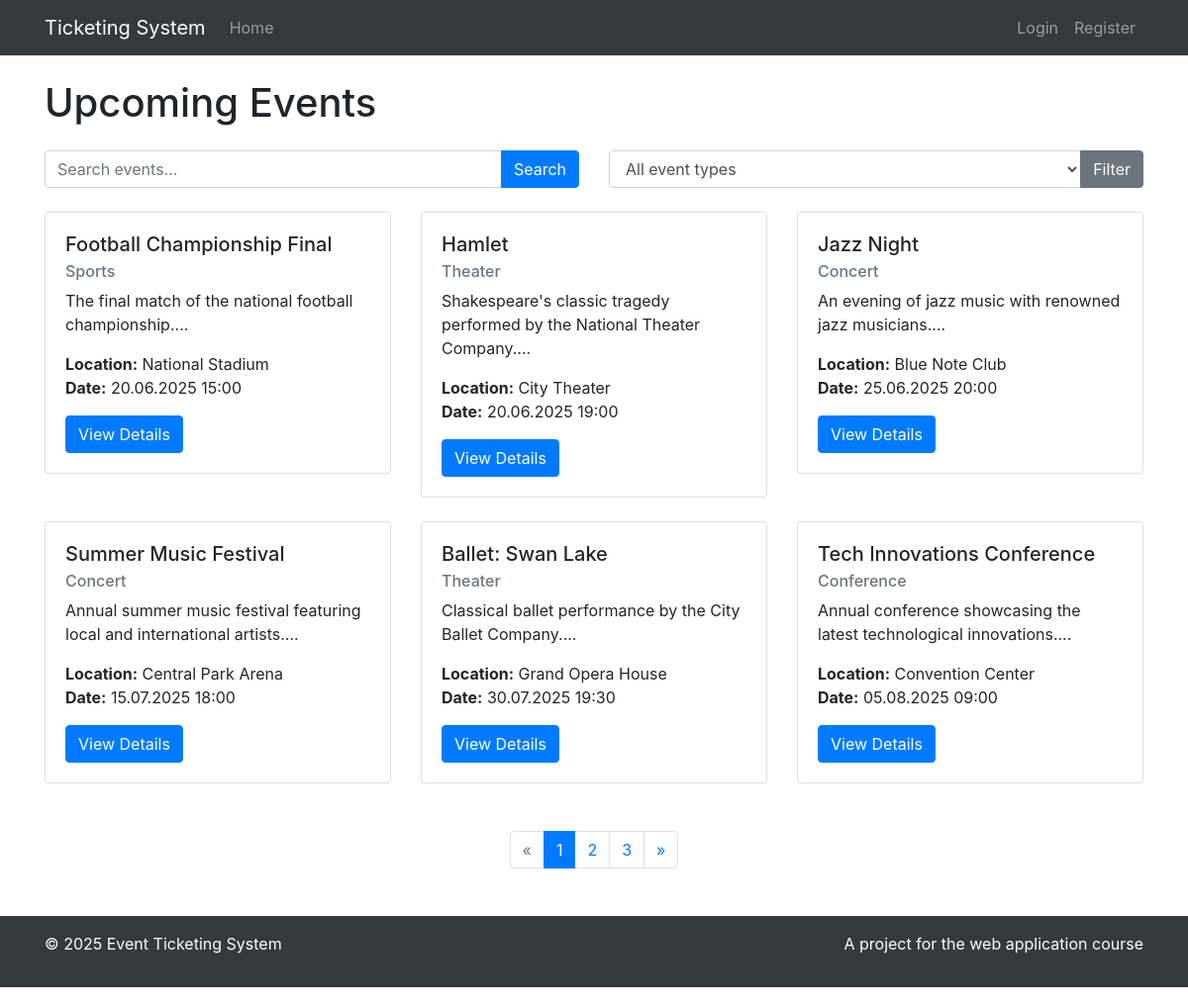
Screenshot of /code/index.php with the database file from the repository.
### tables this page shows
CREATE TABLE `sp_events` (
  `id` INT NOT NULL AUTO_INCREMENT,
  `title` VARCHAR(255) NOT NULL,
  `description` TEXT,
  `location` VARCHAR(255),
  `start_datetime` DATETIME NOT NULL,
  `end_datetime` DATETIME NOT NULL,
  `event_type_id` INT NOT NULL,
  `created_by` INT NOT NULL,
  `created_at` DATETIME DEFAULT CURRENT_TIMESTAMP,
  `updated_at` DATETIME DEFAULT CURRENT_TIMESTAMP ON UPDATE CURRENT_TIMESTAMP,
  `version` INT NOT NULL DEFAULT 1,
  `lock_timestamp` DATETIME DEFAULT NULL,
  `locked_by_user_id` INT DEFAULT NULL,
  PRIMARY KEY (`id`),
  CONSTRAINT `fk_events_type` FOREIGN KEY (`event_type_id`) REFERENCES `sp_event_types`(`id`),
  CONSTRAINT `fk_events_user` FOREIGN KEY (`created_by`) REFERENCES `sp_users`(`id`),
  CONSTRAINT `fk_events_locked_by` FOREIGN KEY (`locked_by_user_id`) REFERENCES `sp_users`(`id`) ON DELETE SET NULL,
  INDEX `idx_lock_user` (`locked_by_user_id`, `lock_timestamp`)
);

CREATE TABLE `sp_event_types` (
  `id` INT NOT NULL AUTO_INCREMENT,
  `name` VARCHAR(100) NOT NULL,
  `version` INT NOT NULL DEFAULT 1,
  PRIMARY KEY (`id`)
);

### code/includes/init.php (called while the page is built, shortened)
<?php
require_once __DIR__ . '/../database/Database.php';
require_once __DIR__ . '/../models/Event.php';
require_once __DIR__ . '/../database/EventDb.php';
function isLoggedIn()
{
    return isset($_SESSION['user_id']);
}
function escape($str)
{
    return htmlspecialchars($str, ENT_QUOTES, 'UTF-8');
}
function formatDate($date, $format = 'd.m.Y H:i')
{
    $dateObj = new DateTime($date);
    return $dateObj->format($format);
}

### code/database/Database.php (called while the page is built, shortened)
<?php
class Database
{
    private static $instance = null;
    private $connection;
    private function __construct()
    {
        try {
            $this->connection = new PDO(
                "mysql:host=" . DB_HOST . ";dbname=" . DB_NAME . ";charset=utf8mb4",
                DB_USER,
                DB_PASS,
                [
                    PDO::ATTR_ERRMODE => PDO::ERRMODE_EXCEPTION,
                    PDO::ATTR_DEFAULT_FETCH_MODE => PDO::FETCH_ASSOC,
                    PDO::ATTR_EMULATE_PREPARES => false
                ]
            );
        } catch (PDOException $e) {
            die("Database connection failed: " . $e->getMessage());
        }
    }
    public static function getInstance()
    {
        if (self::$instance === null) {
            self::$instance = new Database();
        }
        return self::$instance;
    }
    public function query($query, $params = [])
    {
        try {
            $stmt = $this->connection->prepare($query);
            $stmt->execute($params);
            return $stmt;
        } catch (PDOException $e) {
            die("Query failed: " . $e->getMessage());
        }
    }
    public function fetch($query, $params = [])
    {
        $stmt = $this->query($query, $params);
        return $stmt->fetch();
    }
    public function fetchAll($query, $params = [])
    {
        $stmt = $this->query($query, $params);
        return $stmt->fetchAll();
    }
}

### code/database/EventDb.php (called while the page is built, shortened)
<?php
require_once __DIR__ . '/Database.php';
require_once __DIR__ . '/../models/Event.php';
class EventDb
{
    private $db;
    public function __construct()
    {
        $this->db = Database::getInstance();
    }
    public function getPaginatedEvents($page = 1, $perPage = 10, $includeEnded = false)
    {
        $offset = ($page - 1) * $perPage;
        $sql = "SELECT e.*, et.name as event_type_name
                FROM sp_events e
                JOIN sp_event_types et ON e.event_type_id = et.id";
        if (!$includeEnded) {
            $sql .= " WHERE e.end_datetime >= NOW()";
        }
        $sql .= " ORDER BY e.start_datetime ASC LIMIT ? OFFSET ?";
        $events = $this->db->fetchAll($sql, [$perPage, $offset]);
        $eventObjects = [];
        foreach ($events as $event) {
            $eventObjects[] = new Event($event);
        }
        $total = $this->countEvents($includeEnded);
        return [
            'events' => $eventObjects,
            'total' => $total
        ];
    }
    public function countEvents($includeEnded = false)
    {
        $sql = "SELECT COUNT(*) as count FROM sp_events";
        if (!$includeEnded) {
            $sql .= " WHERE end_datetime >= NOW()";
        }
        $result = $this->db->fetch($sql);
        return $result ? (int)$result['count'] : 0;
    }
}

### code/models/Event.php (called while the page is built, shortened)
<?php
class Event
{
    public function __construct($data = null)
    {
        if ($data) {
            $this->id = $data['id'] ?? null;
            $this->title = $data['title'] ?? null;
            $this->description = $data['description'] ?? null;
            $this->location = $data['location'] ?? null;
            $this->start_datetime = $data['start_datetime'] ?? null;
            $this->event_type_name = $data['event_type_name'] ?? null;
        }
    }
}

### code/index.php (the view, shortened to what this page needs)
<?php
require_once 'includes/init.php';
$eventModel = new EventDb();
$page = isset($_GET['page']) ? (int)$_GET['page'] : 1;
$perPage = 6;
$page = max(1, $page);
$isSearching = false;
$typeFilter = null;
$paginatedData = null;
if (isset($_GET['type']) && !empty($_GET['type'])) {
    $typeId = (int)$_GET['type'];
    $typeFilter = $typeId;
    $paginatedData = $eventModel->getPaginatedEventsByType($typeId, $page, $perPage);
} else {
    $paginatedData = $eventModel->getPaginatedEvents($page, $perPage);
}
$paginatedEvents = $paginatedData['events'];
$totalEvents = $paginatedData['total'];
$totalPages = ceil($totalEvents / $perPage);
$page = min($page, max(1, $totalPages));
include 'views/header.php';
?>
<div class="container mt-4">
    <h1 class="mb-4">Upcoming Events</h1>
    <div class="row mb-4">
        <div class="col-md-6">
            <form method="get" action="index.php" class="form-inline">
                <div class="input-group w-100">
                    <input type="text" name="search" class="form-control" placeholder="Search events..." value="<?php echo isset($_GET['search']) ? escape($_GET['search']) : ''; ?>">
                    <div class="input-group-append">
                        <button type="submit" class="btn btn-primary">Search</button>
                    </div>
                </div>
            </form>
        </div>
        <div class="col-md-6">
            <form method="get" action="index.php" class="form-inline">
                <div class="input-group w-100">
                    <select name="type" class="form-control">
                        <option value="">All event types</option>
                    </select>
                    <div class="input-group-append">
                        <button type="submit" class="btn btn-secondary">Filter</button>
                    </div>
                </div>
            </form>
        </div>
    </div>
    <?php if (!$isSearching): ?>
        <div class="row">
            <?php if (empty($paginatedEvents)): ?>
                <div class="col-12">
                    <div class="alert alert-info">
                        No upcoming events at the moment. Please check back later.
                    </div>
                </div>
            <?php else: ?>
                <?php foreach ($paginatedEvents as $event): ?>
                    <div class="col-md-4 mb-4">
                        <div class="card">
                            <div class="card-body">
                                <h5 class="card-title"><?php echo escape($event->title); ?></h5>
                                <h6 class="card-subtitle mb-2 text-muted"><?php echo escape($event->event_type_name); ?></h6>
                                <p class="card-text"><?php echo escape(substr($event->description, 0, 100)) . '...'; ?></p>
                                <p class="card-text">
                                    <strong>Location:</strong> <?php echo escape($event->location); ?><br>
                                    <strong>Date:</strong> <?php echo formatDate($event->start_datetime); ?>
                                </p>
                                <a href="event.php?id=<?php echo $event->id; ?>" class="btn btn-primary">View Details</a>
                            </div>
                        </div>
                    </div>
                <?php endforeach; ?>
            <?php endif; ?>
        </div>
        <?php if ($totalPages > 1): ?>
            <nav aria-label="Page navigation" class="mt-4">
                <ul class="pagination justify-content-center">
                    <li class="page-item <?php echo ($page <= 1) ? 'disabled' : ''; ?>">
                        <a class="page-link" href="?page=<?php echo $page - 1; ?><?php echo $typeFilter ? '&type=' . $typeFilter : ''; ?>" aria-label="Previous">
                            <span aria-hidden="true">&laquo;</span>
                        </a>
                    </li>
                    <?php for ($i = 1; $i <= $totalPages; $i++): ?>
                        <li class="page-item <?php echo ($page == $i) ? 'active' : ''; ?>">
                            <a class="page-link" href="?page=<?php echo $i; ?><?php echo $typeFilter ? '&type=' . $typeFilter : ''; ?>">
                                <?php echo $i; ?>
                            </a>
                        </li>
                    <?php endfor; ?>
                    <li class="page-item <?php echo ($page >= $totalPages) ? 'disabled' : ''; ?>">
                        <a class="page-link" href="?page=<?php echo $page + 1; ?><?php echo $typeFilter ? '&type=' . $typeFilter : ''; ?>" aria-label="Next">
                            <span aria-hidden="true">&raquo;</span>
                        </a>
                    </li>
                </ul>
            </nav>
        <?php endif; ?>
    <?php endif; ?>
</div>
<?php
include 'views/footer.php';
?>

### code/views/header.php (shortened to what this page needs)
<!DOCTYPE html>
<html lang="cs">
<head>
    <link rel="stylesheet" href="https://stackpath.bootstrapcdn.com/bootstrap/4.5.2/css/bootstrap.min.css">
    <link rel="stylesheet" href="https://cdnjs.cloudflare.com/ajax/libs/font-awesome/5.15.1/css/all.min.css">
    <link rel="stylesheet" href="<?php echo SITE_URL; ?>/assets/css/style.css">
</head>
<body>
    <header>
        <nav class="navbar navbar-expand-lg navbar-dark bg-dark">
            <div class="container">
                <a class="navbar-brand" href="<?php echo SITE_URL; ?>/">Ticketing System</a>
                <div class="collapse navbar-collapse" id="navbarNav">
                    <ul class="navbar-nav mr-auto">
                        <li class="nav-item">
                            <a class="nav-link" href="<?php echo SITE_URL; ?>/">Home</a>
                        </li>
                    </ul>
                    <ul class="navbar-nav">
                        <?php if (isLoggedIn()): ?>
                            <li class="nav-item">
                                <span class="nav-link">Hello, <?php echo escape($_SESSION['user_name']); ?></span>
                            </li>
                            <li class="nav-item">
                                <a class="nav-link" href="<?php echo SITE_URL; ?>/logout.php">Logout</a>
                            </li>
                        <?php else: ?>
                            <li class="nav-item">
                                <a class="nav-link" href="<?php echo SITE_URL; ?>/login.php">Login</a>
                            </li>
                            <li class="nav-item">
                                <a class="nav-link" href="<?php echo SITE_URL; ?>/register.php">Register</a>
                            </li>
                        <?php endif; ?>
                    </ul>
                </div>
            </div>
        </nav>
    </header>
    <main>

### code/views/footer.php (shortened to what this page needs)
</main>
<footer class="mt-5 py-3 bg-dark text-white">
    <div class="container">
        <div class="row">
            <div class="col-md-6">
                <p>&copy; <?php echo date('Y'); ?> Event Ticketing System</p>
            </div>
            <div class="col-md-6 text-right">
                <p>A project for the web application course</p>
            </div>
        </div>
    </div>
</footer>
</body>
</html>

### code/assets/css/style.css (style rules this page uses)
body { padding-bottom: 20px; }
main { min-height: calc(100vh - 150px); }
.navbar { margin-bottom: 20px; }

### rows the page displays
sp_events: title "Football Championship Final", event_type.name "Sports", description "The final match of the national football championship.", location "National Stadium", start_datetime "20.06.2025 15:00"
sp_events: title "Hamlet", event_type.name "Theater", description "Shakespeare's classic tragedy performed by the National Theater Company.", location "City Theater", start_datetime "20.06.2025 19:00"
sp_events: title "Jazz Night", event_type.name "Concert", description "An evening of jazz music with renowned jazz musicians.", location "Blue Note Club", start_datetime "25.06.2025 20:00"
sp_events: title "Summer Music Festival", event_type.name "Concert", description "Annual summer music festival featuring local and international artists.", location "Central Park Arena", start_datetime "15.07.2025 18:00"
sp_events: title "Ballet: Swan Lake", event_type.name "Theater", description "Classical ballet performance by the City Ballet Company.", location "Grand Opera House", start_datetime "30.07.2025 19:30"
sp_events: title "Tech Innovations Conference", event_type.name "Conference", description "Annual conference showcasing the latest technological innovations.", location "Convention Center", start_datetime "05.08.2025 09:00"
